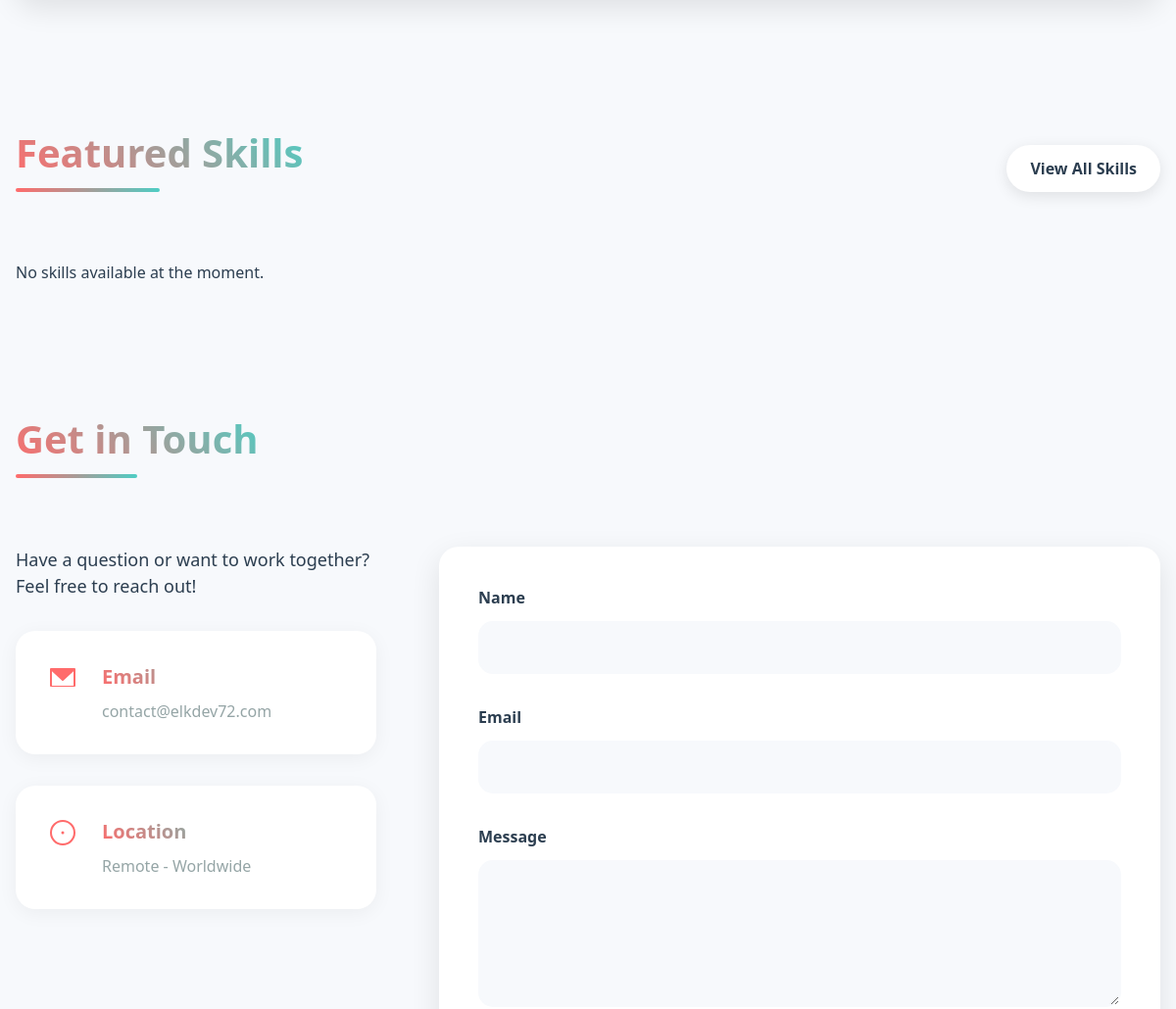
The app's page / (middle part), older data.
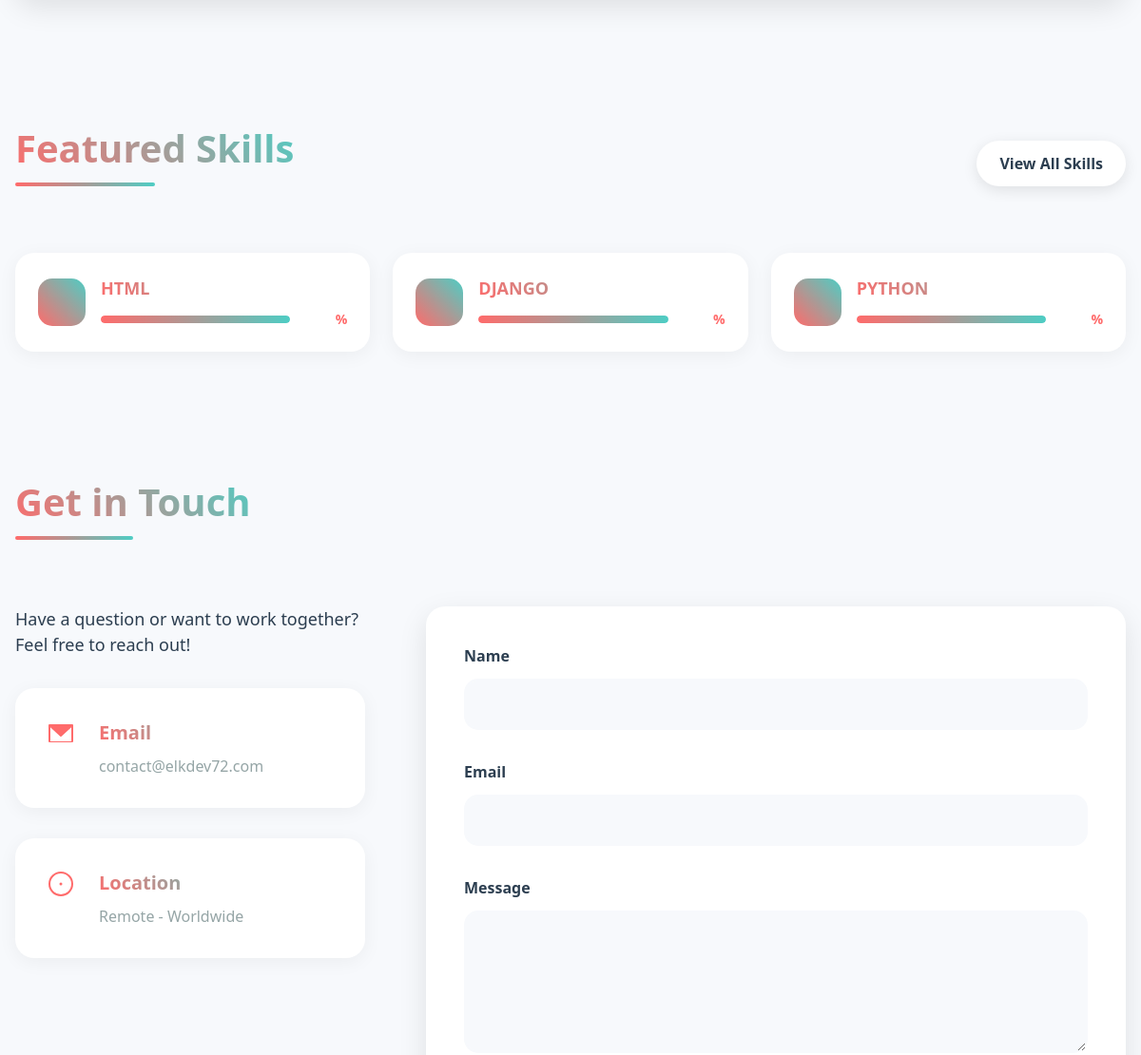
The same page, newer data.
### main/models.py (models this page shows, shortened)
class Skill(models.Model):
    name = models.CharField(max_length=100)

### main/views.py (the view)
# urls.py: path('', views.index, name='index'),
def index(request):
    context = {
        'hero_image': static('main/images/hero.png'),
        'projects': Project.objects.all()[:3],  # Show only 3 latest projects
        'skills': Skill.objects.all()[:6],  # Show only 6 top skills
        'social_links': SocialLink.objects.all(),
    }
    return render(request, 'main/index.html', context)

### main/templates/main/index.html (shortened to what this page needs)
{% extends 'main/base.html' %}
{% load static %}
{% block content %}
<section id="featured-projects" class="section">
</section>
<section id="featured-skills" class="section">
  <div class="section-header">
    <h2 class="section-title">Featured Skills</h2>
    <a href="{% url 'skills' %}" class="btn btn-secondary">View All Skills</a>
  </div>
  <div class="skills-grid">
    {% for skill in skills %}
    <div class="skill-card">
      <div class="skill-icon">
      </div>
      <div class="skill-info">
        <h3 class="skill-name">{{ skill.name }}</h3>
        <div class="skill-level">
          <div class="progress-bar">
            <div class="progress" style="width: {{ skill.proficiency }}%"></div>
          </div>
          <span class="proficiency-label">{{ skill.proficiency }}%</span>
        </div>
      </div>
    </div>
    {% empty %}
    <p class="no-skills">No skills available at the moment.</p>
    {% endfor %}
  </div>
</section>
<section id="contact" class="section">
  <div class="section-header">
    <h2 class="section-title">Get in Touch</h2>
  </div>
  <div class="contact-content">
    <div class="contact-info">
      <p class="text-lg mb-4">
        Have a question or want to work together? Feel free to reach out!
      </p>
      <div class="contact-methods">
        <div class="contact-method">
          <svg xmlns="http://www.w3.org/2000/svg" width="24" height="24" fill="currentColor" viewBox="0 0 256 256">
            <path d="M224,48H32a8,8,0,0,0-8,8V192a8,8,0,0,0,8,8H224a8,8,0,0,0,8-8V56A8,8,0,0,0,224,48Zm-8,144H40V74.19l82.59,75.71a8,8,0,0,0,10.82,0L216,74.19V192Z"></path>
          </svg>
          <div class="contact-method-info">
            <h3>Email</h3>
            <p>contact@elkdev72.com</p>
          </div>
        </div>
        <div class="contact-method">
          <svg xmlns="http://www.w3.org/2000/svg" width="24" height="24" fill="currentColor" viewBox="0 0 256 256">
            <path d="M128,24A104,104,0,1,0,232,128,104.11,104.11,0,0,0,128,24Zm0,192a88,88,0,1,1,88-88A88.1,88.1,0,0,1,128,216Zm12-88a12,12,0,1,1-12-12A12,12,0,0,1,140,128Z"></path>
          </svg>
          <div class="contact-method-info">
            <h3>Location</h3>
            <p>Remote - Worldwide</p>
          </div>
        </div>
      </div>
    </div>
    <div class="contact-form">
      <form method="POST" action="{% url 'contact' %}">
        <div class="form-group">
          <label for="name" class="form-label">Name</label>
          <input type="text" id="name" name="name" class="form-input" required>
        </div>
        <div class="form-group">
          <label for="email" class="form-label">Email</label>
          <input type="email" id="email" name="email" class="form-input" required>
        </div>
        <div class="form-group">
          <label for="message" class="form-label">Message</label>
          <textarea id="message" name="message" class="form-textarea" required></textarea>
        </div>
      </form>
    </div>
  </div>
</section>
{% endblock %}

Row changes from the older to the newer data that the page shows:
added Skill: name "HTML"
added Skill: name "DJANGO"
added Skill: name "PYTHON"
Text that changed along with them:
text no longer shown: "No skills available at the moment."
